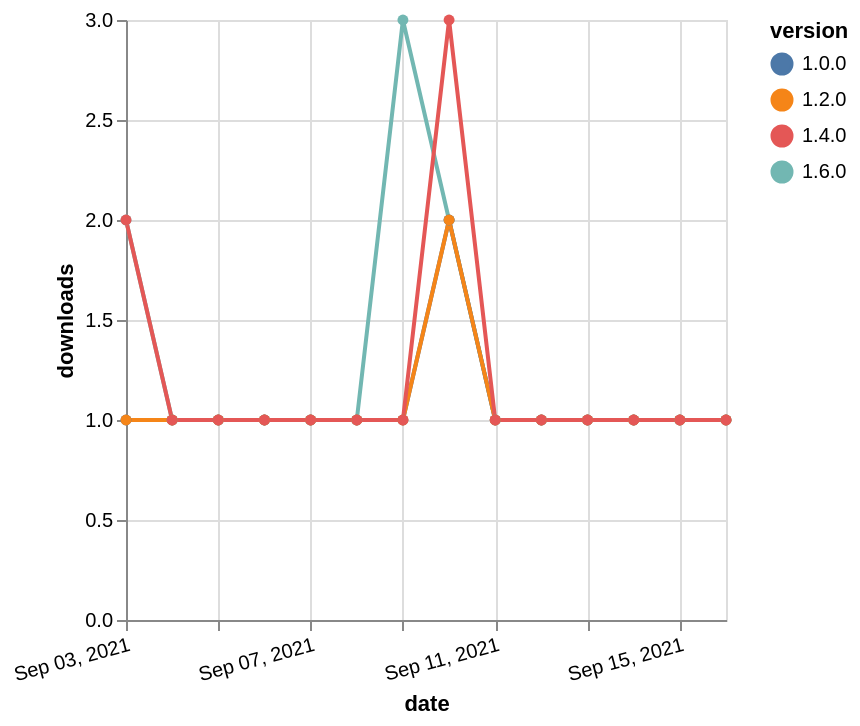

Vega-Lite specification stored for this chart:
### Vega-Lite specification from a JSON file in a GitHub repository (floating-point values rounded to 4 significant figures)
{"$schema": "https://vega.github.io/schema/vega-lite/v5.json", "description": "A simple bar chart with embedded data.", "data": {"values": [{"date": "2021-09-03", "total": 124, "delta": 2, "version": "1.6.0"}, {"date": "2021-09-04", "total": 125, "delta": 1, "version": "1.6.0"}, {"date": "2021-09-05", "total": 126, "delta": 1, "version": "1.6.0"}, {"date": "2021-09-06", "total": 127, "delta": 1, "version": "1.6.0"}, {"date": "2021-09-07", "total": 128, "delta": 1, "version": "1.6.0"}, {"date": "2021-09-08", "total": 129, "delta": 1, "version": "1.6.0"}, {"date": "2021-09-09", "total": 132, "delta": 3, "version": "1.6.0"}, {"date": "2021-09-10", "total": 134, "delta": 2, "version": "1.6.0"}, {"date": "2021-09-11", "total": 135, "delta": 1, "version": "1.6.0"}, {"date": "2021-09-12", "total": 136, "delta": 1, "version": "1.6.0"}, {"date": "2021-09-13", "total": 137, "delta": 1, "version": "1.6.0"}, {"date": "2021-09-14", "total": 138, "delta": 1, "version": "1.6.0"}, {"date": "2021-09-15", "total": 139, "delta": 1, "version": "1.6.0"}, {"date": "2021-09-16", "total": 140, "delta": 1, "version": "1.6.0"}, {"date": "2021-09-03", "total": 191, "delta": 1, "version": "1.0.0"}, {"date": "2021-09-04", "total": 192, "delta": 1, "version": "1.0.0"}, {"date": "2021-09-05", "total": 193, "delta": 1, "version": "1.0.0"}, {"date": "2021-09-06", "total": 194, "delta": 1, "version": "1.0.0"}, {"date": "2021-09-07", "total": 195, "delta": 1, "version": "1.0.0"}, {"date": "2021-09-08", "total": 196, "delta": 1, "version": "1.0.0"}, {"date": "2021-09-09", "total": 197, "delta": 1, "version": "1.0.0"}, {"date": "2021-09-10", "total": 199, "delta": 2, "version": "1.0.0"}, {"date": "2021-09-11", "total": 200, "delta": 1, "version": "1.0.0"}, {"date": "2021-09-12", "total": 201, "delta": 1, "version": "1.0.0"}, {"date": "2021-09-13", "total": 202, "delta": 1, "version": "1.0.0"}, {"date": "2021-09-14", "total": 203, "delta": 1, "version": "1.0.0"}, {"date": "2021-09-15", "total": 204, "delta": 1, "version": "1.0.0"}, {"date": "2021-09-16", "total": 205, "delta": 1, "version": "1.0.0"}, {"date": "2021-09-03", "total": 172, "delta": 1, "version": "1.2.0"}, {"date": "2021-09-04", "total": 173, "delta": 1, "version": "1.2.0"}, {"date": "2021-09-05", "total": 174, "delta": 1, "version": "1.2.0"}, {"date": "2021-09-06", "total": 175, "delta": 1, "version": "1.2.0"}, {"date": "2021-09-07", "total": 176, "delta": 1, "version": "1.2.0"}, {"date": "2021-09-08", "total": 177, "delta": 1, "version": "1.2.0"}, {"date": "2021-09-09", "total": 178, "delta": 1, "version": "1.2.0"}, {"date": "2021-09-10", "total": 180, "delta": 2, "version": "1.2.0"}, {"date": "2021-09-11", "total": 181, "delta": 1, "version": "1.2.0"}, {"date": "2021-09-12", "total": 182, "delta": 1, "version": "1.2.0"}, {"date": "2021-09-13", "total": 183, "delta": 1, "version": "1.2.0"}, {"date": "2021-09-14", "total": 184, "delta": 1, "version": "1.2.0"}, {"date": "2021-09-15", "total": 185, "delta": 1, "version": "1.2.0"}, {"date": "2021-09-16", "total": 186, "delta": 1, "version": "1.2.0"}, {"date": "2021-09-03", "total": 207, "delta": 2, "version": "1.4.0"}, {"date": "2021-09-04", "total": 208, "delta": 1, "version": "1.4.0"}, {"date": "2021-09-05", "total": 209, "delta": 1, "version": "1.4.0"}, {"date": "2021-09-06", "total": 210, "delta": 1, "version": "1.4.0"}, {"date": "2021-09-07", "total": 211, "delta": 1, "version": "1.4.0"}, {"date": "2021-09-08", "total": 212, "delta": 1, "version": "1.4.0"}, {"date": "2021-09-09", "total": 213, "delta": 1, "version": "1.4.0"}, {"date": "2021-09-10", "total": 216, "delta": 3, "version": "1.4.0"}, {"date": "2021-09-11", "total": 217, "delta": 1, "version": "1.4.0"}, {"date": "2021-09-12", "total": 218, "delta": 1, "version": "1.4.0"}, {"date": "2021-09-13", "total": 219, "delta": 1, "version": "1.4.0"}, {"date": "2021-09-14", "total": 220, "delta": 1, "version": "1.4.0"}, {"date": "2021-09-15", "total": 221, "delta": 1, "version": "1.4.0"}, {"date": "2021-09-16", "total": 222, "delta": 1, "version": "1.4.0"}]}, "width": "container", "mark": {"type": "line", "point": {"filled": true}}, "encoding": {"x": {"field": "date", "type": "temporal", "timeUnit": "yearmonthdate", "title": "date", "axis": {"labelAngle": -15}}, "y": {"field": "delta", "type": "quantitative", "title": "downloads"}, "color": {"field": "version", "type": "nominal"}, "tooltip": {"field": "delta"}}}
